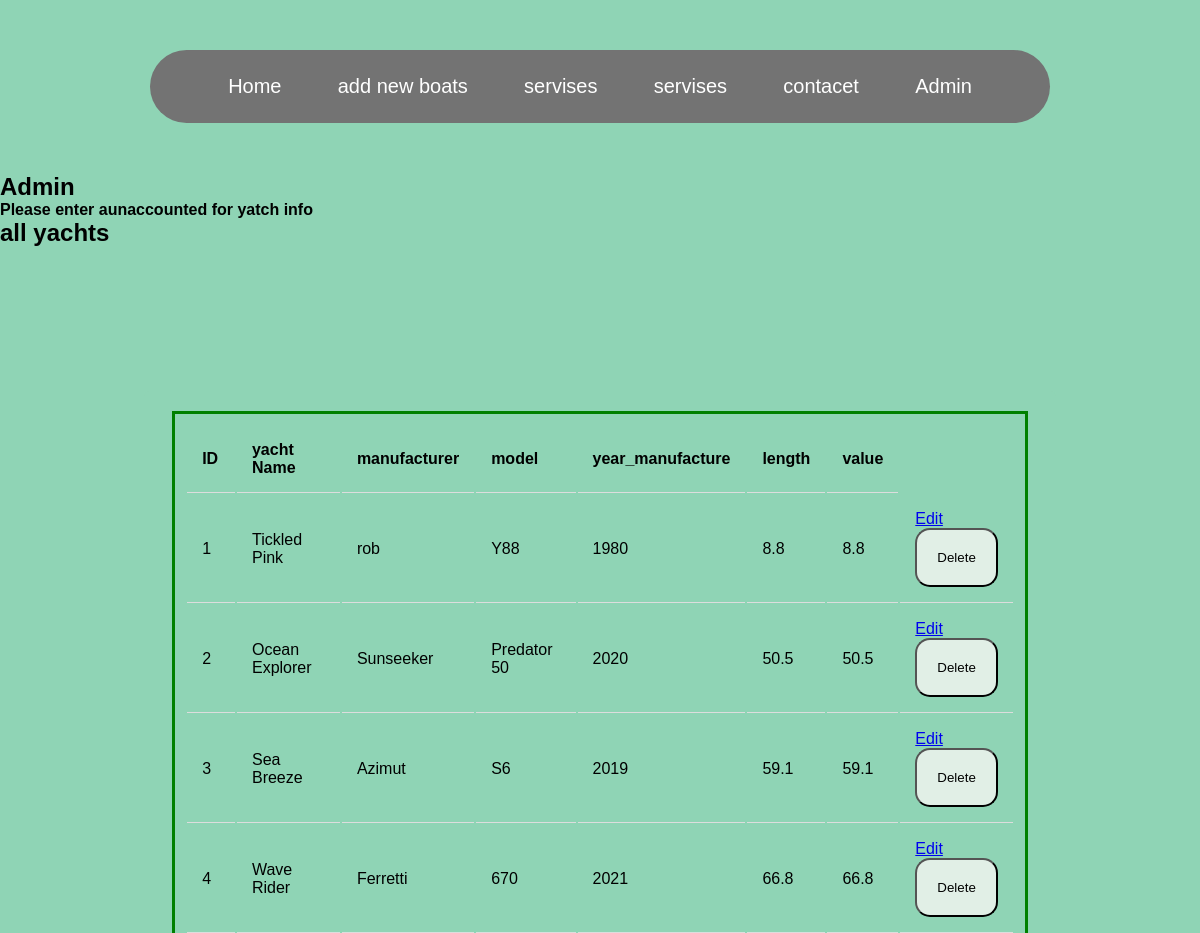
/admin (upper part), run on an earlier commit of the app's database.
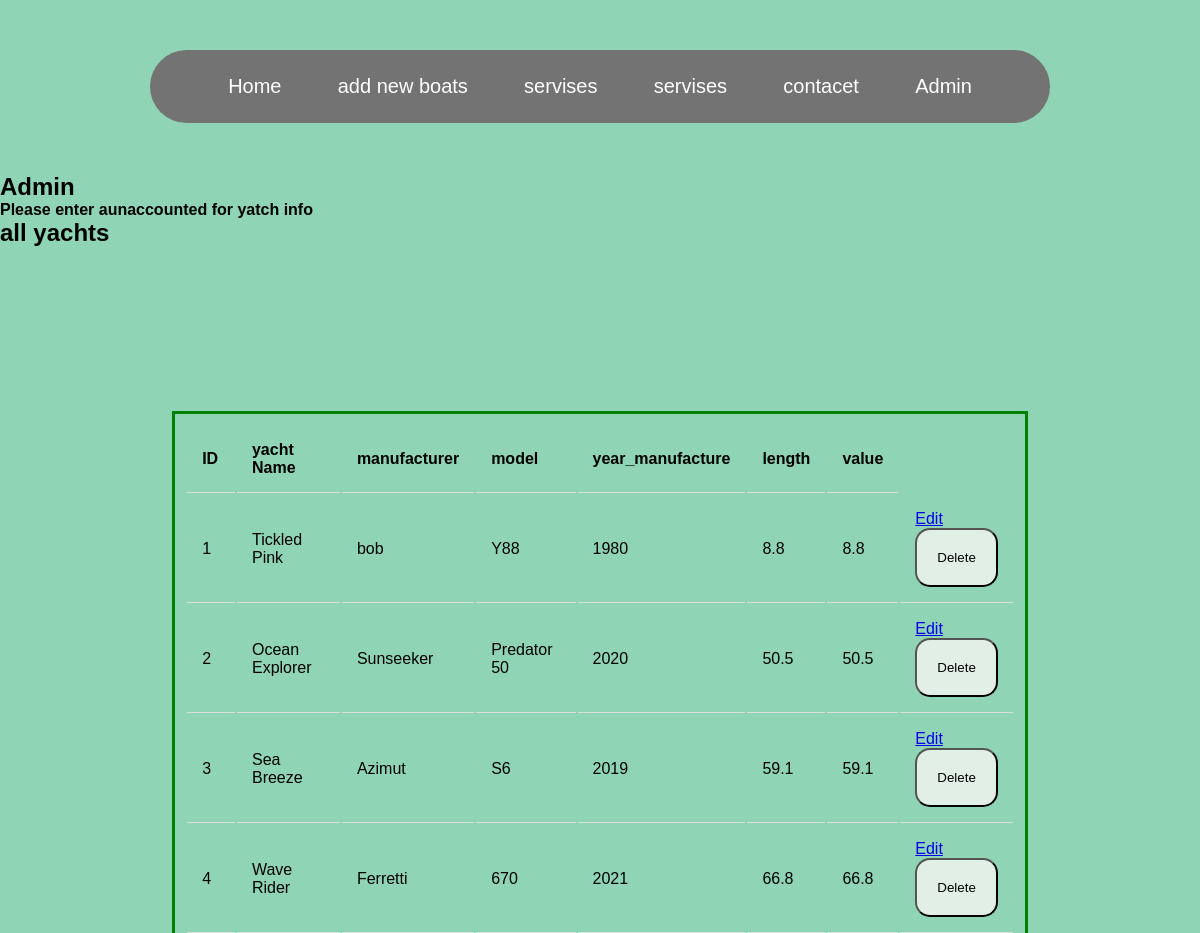
And on a later commit of the database.
### tables this page shows
CREATE TABLE yachts (
    id INTEGER PRIMARY KEY AUTOINCREMENT,
    yatch_name TEXT NOT NULL,
    manufacturer TEXT NOT NULL,
    model TEXT NOT NULL,
    year_manufacture INTEGER,
    length FLOAT,
    price FLOAT
);

### app.py (the view)
@app.route('/admin')
def admin():
    conn = get_db_connection()
    sql = "SELECT * FROM yachts;"
    yatch = conn.execute(sql).fetchall()
    conn.close()
    return render_template('view_yatchs.html',yachts=yatch)

### app.py (called while the page is built)
def get_db_connection():
    conn = sqlite3.connect('Yatchs.db')
    conn.row_factory = sqlite3.Row
    return conn

### templates/view_yatchs.html (shortened to what this page needs)
{% extends 'home.html' %}
{% block header %}
<head>
</head>
<body>
    <h2 class="homeHeader">Admin</h2>
    <h4 class="homeDetails">Please enter aunaccounted for yatch info</h4>
{% endblock %}
{% block content %}
<h2>all yachts</h2>
<div style="margin: 12%;">
    <table>
        <thead>
            <tr>
                <th>ID</th>
                <th>yacht Name</th>
                <th>manufacturer</th>
                <th>model</th>
                <th>year_manufacture</th>
                <th>length</th>
                <th>value</th>
            </tr>
        </thead>
        <tbody>
            {% for yachts in yachts %}
            <tr>
                <td>{{ yachts.id }}</td>
                <td>{{ yachts.yatch_name }}</td>
                <td>{{ yachts.manufacturer}}</td>
                <td>{{ yachts.model }}</td>
                <td>{{ yachts.year_manufacture }}</td>
                <td>{{ yachts.length}}</td>
                <td>{{ yachts.length}}</td>
                <td>
                    <a href="{{ url_for('edit_user', id=yachts.id)}}">Edit</a>
                    <form  action="{{ url_for('delete_yatchs', id=yachts.id) }}" method="post">
                        <button type="submit">Delete</button>
                    </form>
                </td>
</div>
            </tr>
        {% endfor %}
{% endblock %}

### templates/home.html (shortened to what this page needs)
<!DOCTYPE html>
<html>
<head>
    <link rel="stylesheet" href="{{ url_for('static', filename='style.css') }}">
</head>
<body>
    <header>
        <nav class="navbar">
            <a href="{{url_for('index')}}">Home</a>
            <a href="{{url_for('New_Yatch')}}">add new boats</a>
            <a href="#">servises</a>
            <a href="#"> servises</a>
            <a href="#">contacet</a>
            <a href="{{url_for('admin')}}">Admin</a>
        </nav>
    </header>
{% block header %}{% endblock %}
{% block content %}{% endblock %}
</body>
</html>

### static/style.css (style rules this page uses)
th, td { border-bottom: 1px solid #ddd; padding: 15px; text-align: left; }
div { border-radius: 5px; background-color: #8fd4b5; padding: 20px; }
body { background-color: #8fd4b5; }
button { padding: 20px; content: center; background-color: #E1EFE6; border-radius: 15px; }
* { margin: 0px; padding: 0px; box-sizing: border-box; font-family: sans-serif; }
header { width: 75%; margin: 50px auto; background-color: #737373; padding: 15px 50px; border-radius: 50px; }
.navbar { display: flex; justify-content: space-around; }
.navbar a { font-size: 20px; color: #ffffff; text-decoration: none; padding: 10px 25px; border-radius: 25px; transition: 0.5s; }
table { margin: auto; width: 75%; border: 3px solid green; padding: 10px; }

What changed in the data, as far as the page shows it:
changed yachts "Tickled Pink": manufacturer "rob" → "bob"
